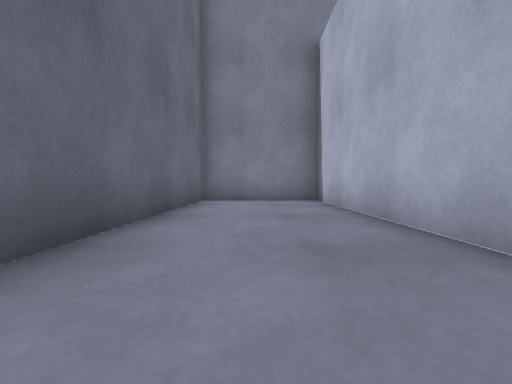
view 1 (above)

24 first-person views from a walk through a robot-simulator world made for Gazebo. The camera is 0.5 m above the floor, tilts 2° down and sees 90° across. The floor is counted in squares, 1 m on a side. Each view is taken from the middle of a square. On the plan, view 1 faces up. The plan holds only what a view shows up to about 9 squares ahead; the rest is blank.

view 2
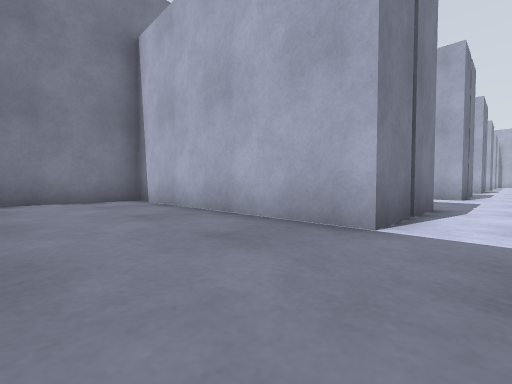

view 3
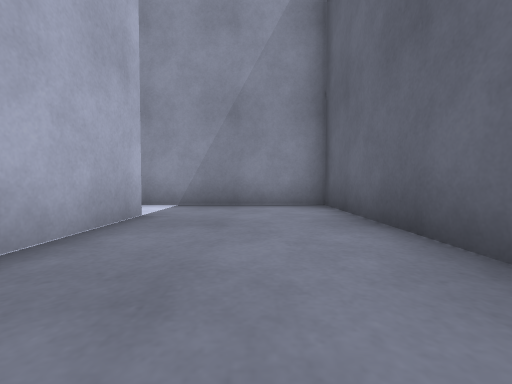

view 4
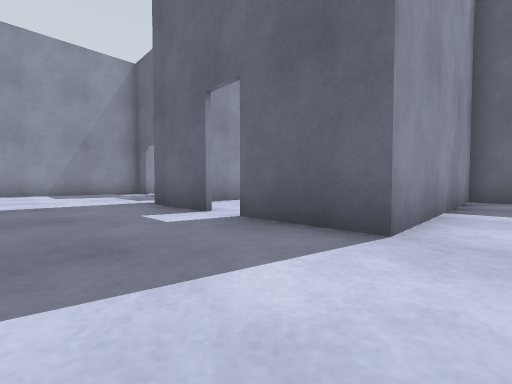

view 5
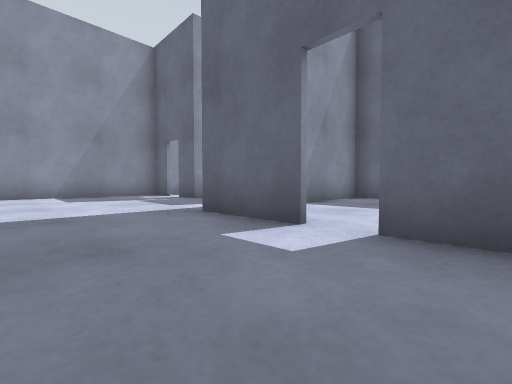

view 6
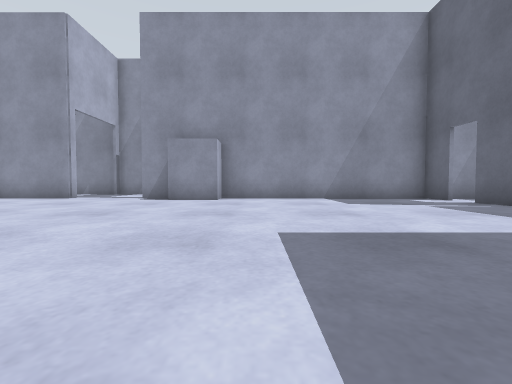

view 7
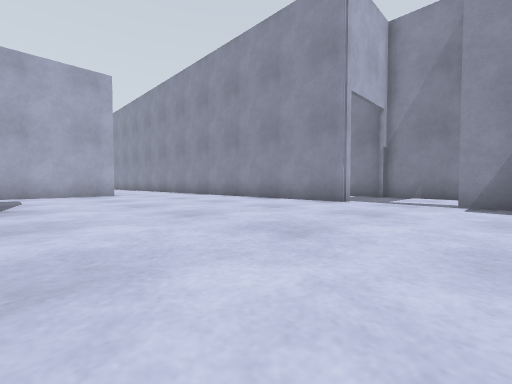

view 8
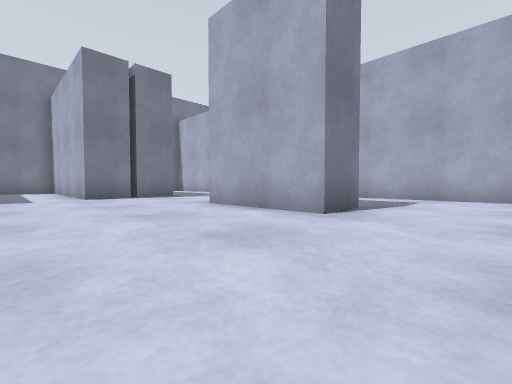

view 9
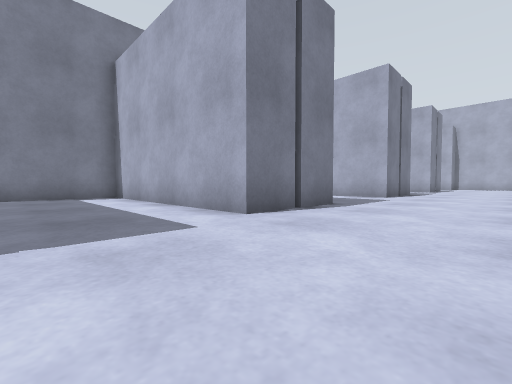

view 10
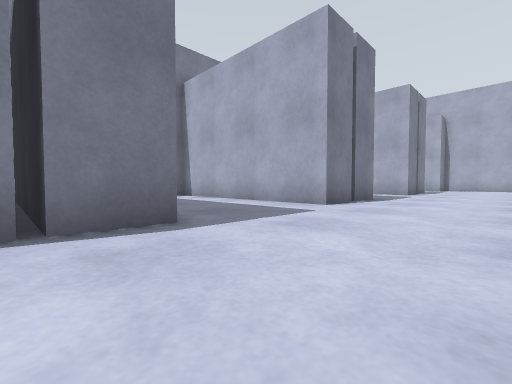

view 11
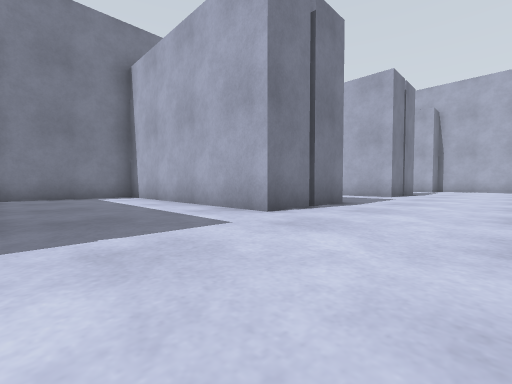

view 12
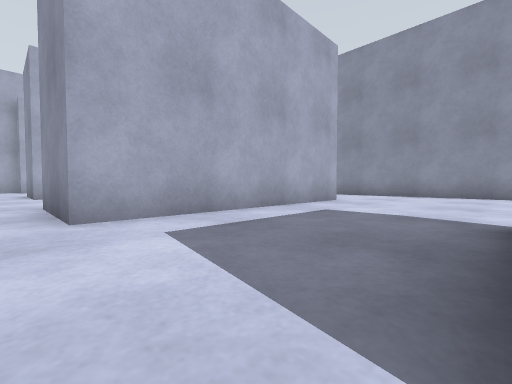

view 13
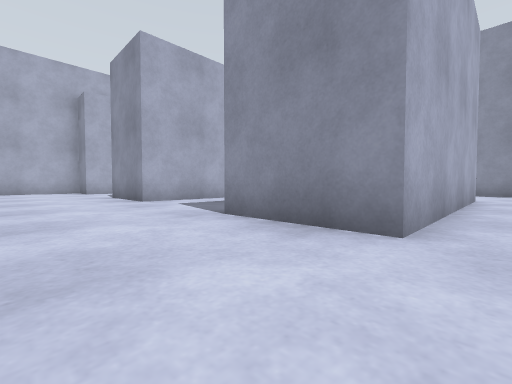

view 14
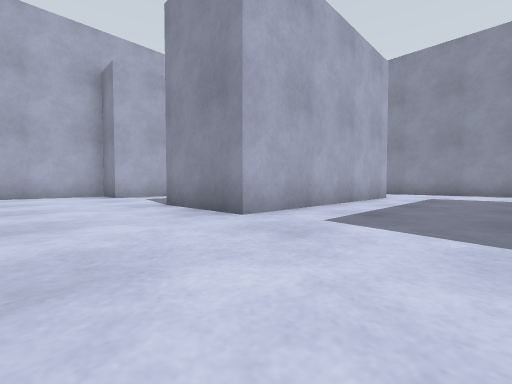

view 15
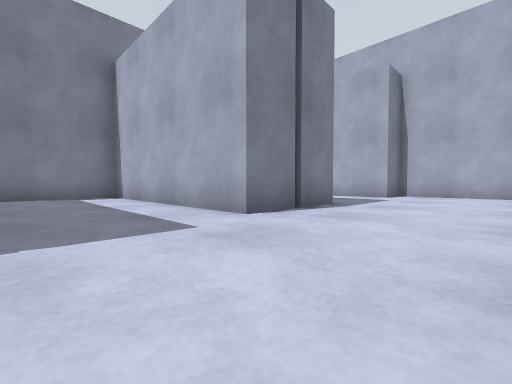

view 16
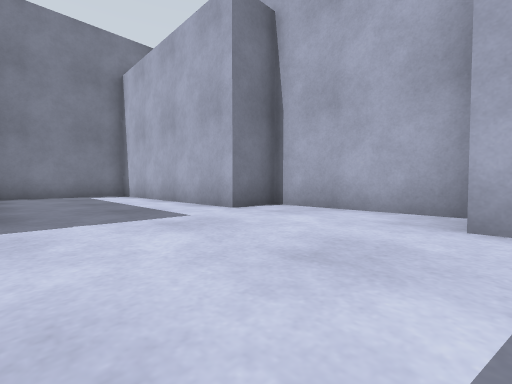

view 17
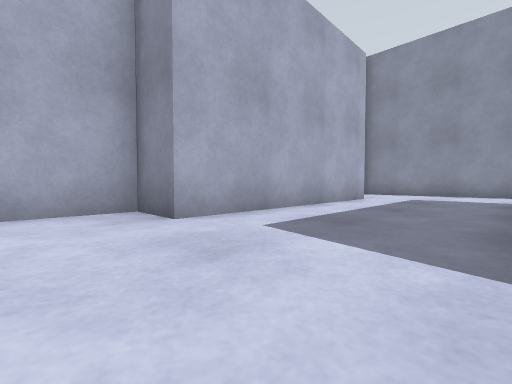

view 18
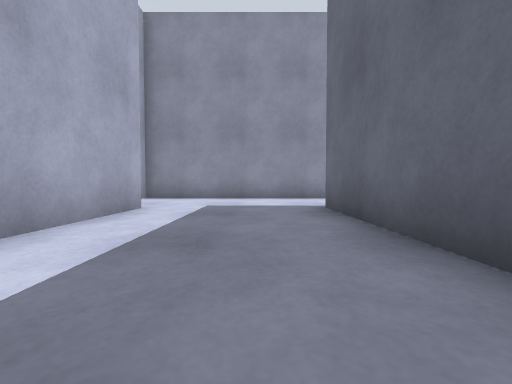

view 19
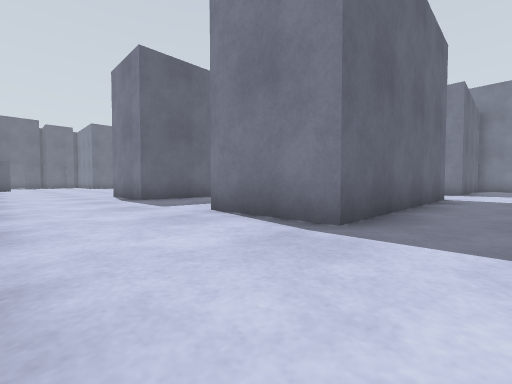

view 20
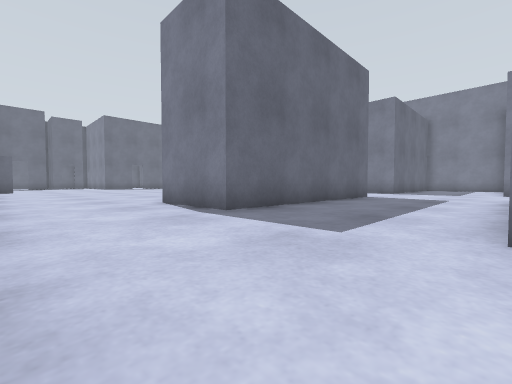

view 21
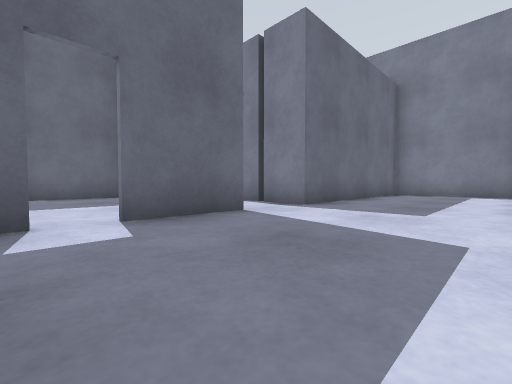

view 22
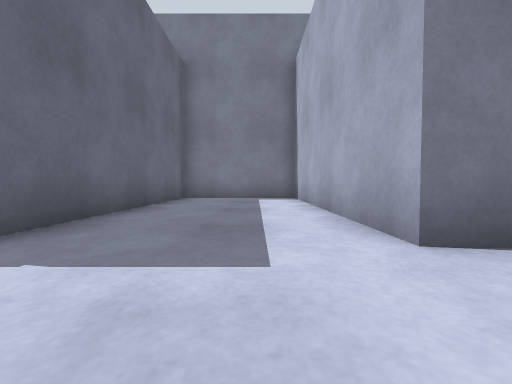

view 23
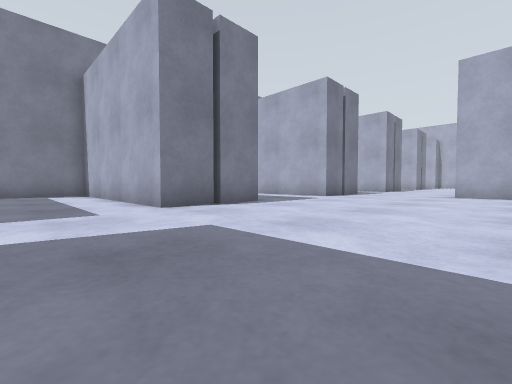

view 24
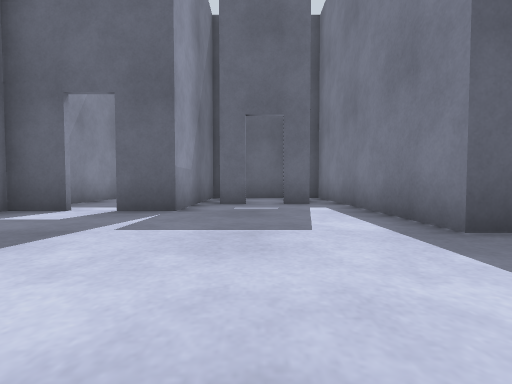

### Floor plan
Points are (right, up) in squares from view 1. A wall is a line through its corners. A room is listed if a view was taken in it or the views show most of it. See-through windows are left out.
Room 1 (views 1, 2, 3)
walls: (1.8, 1) (1.8, 7.5) (-1.6, 7.5) (-1.6, -0.8) (1.4, -0.8)
ways out: opening at (2, 0) to room 2
Room 2 (views 4, 5, 6, 7, 8, 9, 10, 11, 12, 13, 14, 15, 16, 17, 18, 19, 20, 21, 22, 23, 24)
walls: (18, -5.9) (16.7, -5.9) (16.7, -2.6); (24.3, -2.9) (24.3, -9.2) (21.7, -9.2) (21.7, -2.6) (24.4, -2.6); (17.6, 1) (16.3, 1); (16.1, 1) (14.8, 1) (14.8, 7.5) (12, 7.5); (22.6, 1) (21.3, 1) (21.3, 7.5) (18, 7.5); (14, -12.4) (21.4, -12.4); (24.1, 1) (22.8, 1); (28, -9.2) (28, -2.6) (30.6, -2.6) (30.6, -9.2) (28, -9.2); (10.9, -12.4) (11.7, -12.4); (11.1, 1) (9.8, 1); (9.6, 1) (8.3, 1) (8.3, 7.5) (4.4, 7.5) (4.4, 1) (3.2, 1); (12, -15.5) (14.1, -15.5); (29.1, 1) (27.8, 1) (27.8, 7.5) (25, 7.5); (29.6, -12.4) (35.6, -12.4) (35.6, -12); (30.6, 1) (29.2, 1); (4.4, -3.8) (4.4, -5.9) (-1.6, -5.9); (34.3, -9.1) (34.3, -2.6) (35.6, -2.6) (35.6, 1) (34.3, 1) (34.3, 6.5); (3.1, 1) (1.8, 1); (2.4, -11.4) (2.4, -12.4) (9.1, -12.4) (9.1, -11.5) (10.6, -11.5); (0.9, -6.6) (0.9, -7.4); (0.9, -8.1) (0.9, -8.9); (1.4, -0.8) (4.4, -0.8) (4.4, -3); (33.4, 7.5) (31, 7.5); (-1.6, -9.4) (2.4, -9.4) (2.4, -10.5)
ways out: opening at (2, 0) to room 1; gap at (4, -3.5) to room 3; opening at (1, -11)
Room 3 (no view inside)
walls: (-1.6, -4.9) (-1.6, -6.2); (-1.6, -1.1) (-1.6, -3.5); (-1.6, -5.8) (3, -5.8)
ways out: gap at (4, -3.5) to room 2

Positions as (right, up) in squares from view 1, and headings:
1: (0, 0), facing up
2: (-1, 0), facing up-right
3: (0, 5), facing down
4: (7, 0), facing down-left
5: (7, -2), facing down-left
6: (8, -4), facing down
7: (11, -6), facing down-right
8: (13, -8), facing up-right
9: (12, -2), facing up-right
10: (16, -2), facing up-right
11: (18, -2), facing up-right
12: (18, -2), facing down-right
13: (21, 0), facing down-right
14: (25, 0), facing down-right
15: (25, -2), facing up-right
16: (31, -3), facing up-right
17: (31, -1), facing down-right
18: (32, -4), facing down
19: (32, -12), facing up-left
20: (28, -12), facing up-left
21: (8, -4), facing up-left
22: (7, -1), facing up
23: (6, -4), facing up-right
24: (7, -8), facing left
